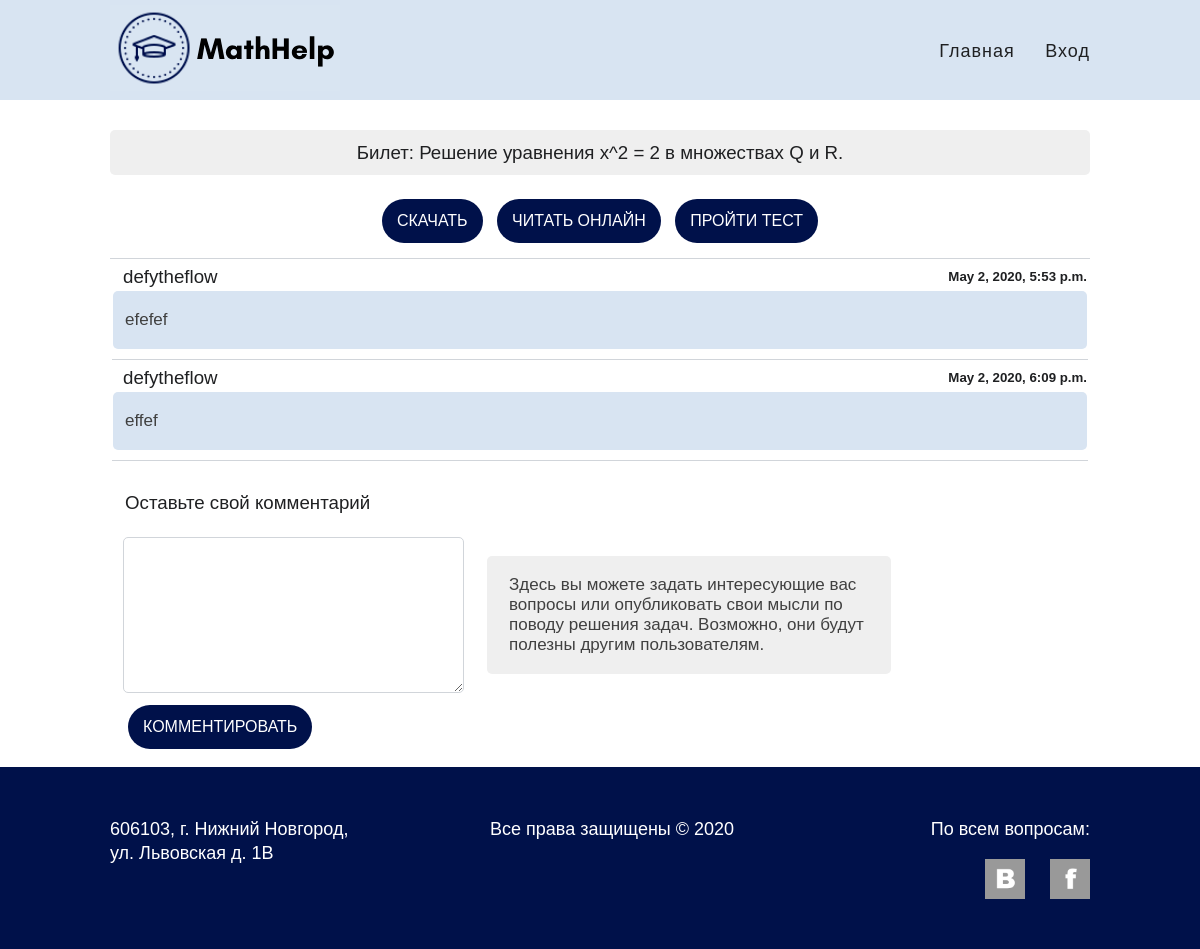
The page /tickets/7 on the database its author committed.
### apps/tickets/models.py (models this page shows, shortened)
class Ticket(models.Model):
    MIN_LEVEL, MAX_LEVEL = 1, 5
    error_messages = {
        'invalid_level': f'Level must be a value from {MIN_LEVEL} to {MAX_LEVEL}.'
    }
    name = models.CharField(max_length=256, unique=True)
    level = models.SmallIntegerField()
    filename = models.CharField(max_length=256, unique=True)
    objects = TicketManager()
    def get_pdf_url(self):
        return reverse(TicketsConfig.TICKET_PDF_URL, args=[self.filename])
    def get_quiz_url(self):
        if hasattr(self, 'quiz'):
            return self.quiz.get_absolute_url()
    def get_comments(self):
        return self.comment_set.all()

### apps/forum/models.py (models this page shows, shortened)
class Comment(models.Model):
    ticket = models.ForeignKey(Ticket, on_delete=models.CASCADE)
    user = models.ForeignKey(get_user_model(), on_delete=models.CASCADE)
    date = models.DateTimeField(auto_now_add=True)
    body = models.TextField(max_length=2048)

### apps/tickets/views.py (the view)
class TicketDetailView(DetailView):
    model = Ticket
    template_name = f'{TicketsConfig.name}/ticket-detail.html'
    pk_url_kwarg = 'ticket_id'
    def get_context_data(self, **kwargs):
        context = super().get_context_data(**kwargs)
        context['comment_form'] = CommentCreateForm(self.get_object(), self.request.user)
        return context

### apps/forum/forms.py (shortened to what this page needs)
class CommentCreateForm(forms.ModelForm):
    class Meta:
        model = Comment
        fields = ['body']
    def __init__(self, ticket, user, *args, **kwargs):
        super().__init__(*args, **kwargs)
        self.use_required_attribute = False
        self.ticket = ticket
        self.user = user

### apps/accounts/context_processors.py (called while the page is built)
def accounts(request):
    return {
        'ACCOUNT_LOGIN_URL':           AccountsConfig.ACCOUNT_LOGIN_URL,
        'ACCOUNT_LOGOUT_URL':          AccountsConfig.ACCOUNT_LOGOUT_URL,
        'ACCOUNT_SETTINGS_URL':        AccountsConfig.ACCOUNT_SETTINGS_URL,
        'ACCOUNT_CREATE_URL':          AccountsConfig.ACCOUNT_CREATE_URL,
        'ACCOUNT_DELETE_URL':          AccountsConfig.ACCOUNT_DELETE_URL,
        'ACCOUNT_PASSWORD_CHANGE_URL': AccountsConfig.ACCOUNT_PASSWORD_CHANGE_URL,
        'ACCOUNT_USERNAME_UPDATE_URL': AccountsConfig.ACCOUNT_USERNAME_UPDATE_URL,
        'ACCOUNT_EMAIL_UPDATE_URL':    AccountsConfig.ACCOUNT_EMAIL_UPDATE_URL,
    }

### apps/forum/context_processors.py (called while the page is built)
def forum(request):
    return {
        'FORUM_COMMENT_CREATE_URL': ForumConfig.FORUM_COMMENT_CREATE_URL,
        'FORUM_COMMENT_DELETE_URL': ForumConfig.FORUM_COMMENT_DELETE_URL,
    }

### apps/pages/context_processors.py (called while the page is built)
def pages(request):
    return {
        'INDEX_URL':      PagesConfig.INDEX_URL,
        'REFERENCES_URL': PagesConfig.REFERENCES_URL,
    }

### apps/quiz/context_processors.py (called while the page is built)
def quiz(request):
    return {
        'QUIZ_FORM_URL':    QuizConfig.QUIZ_FORM_URL,
        'QUIZ_RESULT_URL':  QuizConfig.QUIZ_RESULT_URL,
        'QUIZ_SAVE_URL':    QuizConfig.QUIZ_SAVE_URL,
        'QUIZ_RESTART_URL': QuizConfig.QUIZ_RESTART_URL,
        'QUIZ_REPORT_URL':  QuizConfig.QUIZ_REPORT_URL,
    }

### apps/quiz/models.py (called while the page is built)
    def get_absolute_url(self):
        return reverse(QuizConfig.QUIZ_FORM_URL, args=[self.id])

### apps/tickets/context_processors.py (called while the page is built)
def tickets(request):
    return {
        'TICKET_LIST_URL':     TicketsConfig.TICKET_LIST_URL,
    }

### apps/tickets/templates/tickets/ticket-detail.html (shortened to what this page needs)
{% extends 'base.html' %}
{% load static %}
{% block css %}
  <link rel="stylesheet" href="{% static 'tickets/css/style.css' %}">
{% endblock %}
{% block content %}
<div class="container">
  <div class="ticket-detail">
    <h3>Билет: {{ ticket.name }}</h3>
  </div>
  <div class="border-bottom ticket-actions">
    <a class="btn btn-blue" href="{{ ticket.get_pdf_url }}" download>Скачать</a>
    <a class="btn btn-blue" href="{{ ticket.get_pdf_url }}">Читать онлайн</a>
    <a class="btn btn-blue" href="{{ ticket.get_quiz_url }}">Пройти тест</a>
  </div>
  <table class="comments-table">
    {% for comment in ticket.get_comments %}
      <tr>
        <td class="border-bottom">
          <h3>{{ comment.user }}</h3>
          <h5>{{ comment.date }}</h5>
          <div class="comment-body">
            <p>{{ comment.body }}</p>
          </div>
        </td>
      </tr>
    {% endfor %}
  </table>
  <div class="submit-comment">
    <h3>Оставьте свой комментарий</h3>
    <table>
      <tr>
        <td>
          <form action="{% url FORUM_COMMENT_CREATE_URL ticket.id %}" method="POST">
            {% for field in comment_form %}
              {{ field }}
            {% endfor %}<br>
            <button type="submit" class="btn btn-blue">Комментировать</button>
          </form>
        </td>
        <td class="submit-comment-instruction">
          <div>
            <p>Здесь вы можете задать интересующие вас вопросы или опубликовать
              свои мысли по поводу решения задач. Возможно, они будут полезны другим пользователям.</p>
          </div>
        </td>
      </tr>
    </table>
    </div>
  </div>
{% endblock %}

### static/css/style.css (style rules this page uses)
body { min-width: 1000px; margin: 0; padding: 0; font-family: Arial, sans-serif; font-size: 16px; line-height: 24px; color: #1f2022; }
.container { width: 980px; margin: 0 auto; padding: 0 10px; }
.border-bottom { padding-bottom: 10px; border-bottom: 1px solid; border-color: #d1d5da; }
.btn { display: inline-block; padding: 15px; margin: 5px; font-size: 16px; line-height: 14px; vertical-align: top; text-align: center; text-decoration: none; text-transform: uppercase; color: #ffffff; cursor: pointer; outline: none; border: none; border-radius:999px; }
.btn-blue { background: #00114a; }

### apps/tickets/static/tickets/css/style.css (style rules this page uses)
.ticket-detail { background: #efefef; border: none; border-radius: 5px; text-align: center; margin-top: 30px; }
.ticket-detail h3 { padding-top: 10px; padding-bottom: 10px; font-weight: normal; line-height: 25px; }
.ticket-actions { text-align: center; }
.comments-table { width: 100%; }
.comments-table td { border-left: 0px; border-right: 0px; }
.comments-table h3 { margin-top: 3px; margin-bottom: 2px; margin-left: 10px; display: inline-block; font-weight: normal; }
.comments-table h5 { display: block; float: right; margin-top: 3px; margin-bottom: 2px; }
.comment-body { background: #d8e4f2; min-height: 30px; border: none; border-radius: 5px; padding: 2px; }
.comment-body p { margin-left: 10px; color: #404040; font-size: 17px; line-height: 20px; }
.submit-comment { padding: 10px; }
.submit-comment textarea { border: 1px solid; border-color: #d1d5da; border-radius: 5px; }
.submit-comment h3 { padding-left: 5px; font-weight: normal; }
.submit-comment-instruction { vertical-align: top; padding: 20px; }
.submit-comment-instruction p { padding-left: 20px; padding-right: 20px; color: #404040; font-size: 17px; line-height: 20px; }
.submit-comment-instruction div { background: #efefef; border: none; border-radius: 5px; padding: 2px; width: 400px; }

### rows shown on the page
Ticket: name "Решение уравнения x^2 = 2 в множествах Q и R."
Comment: user "defytheflow", date "May 2, 2020, 5:53 p.m.", body "efefef"
Comment: user "defytheflow", date "May 2, 2020, 6:09 p.m.", body "effef"
